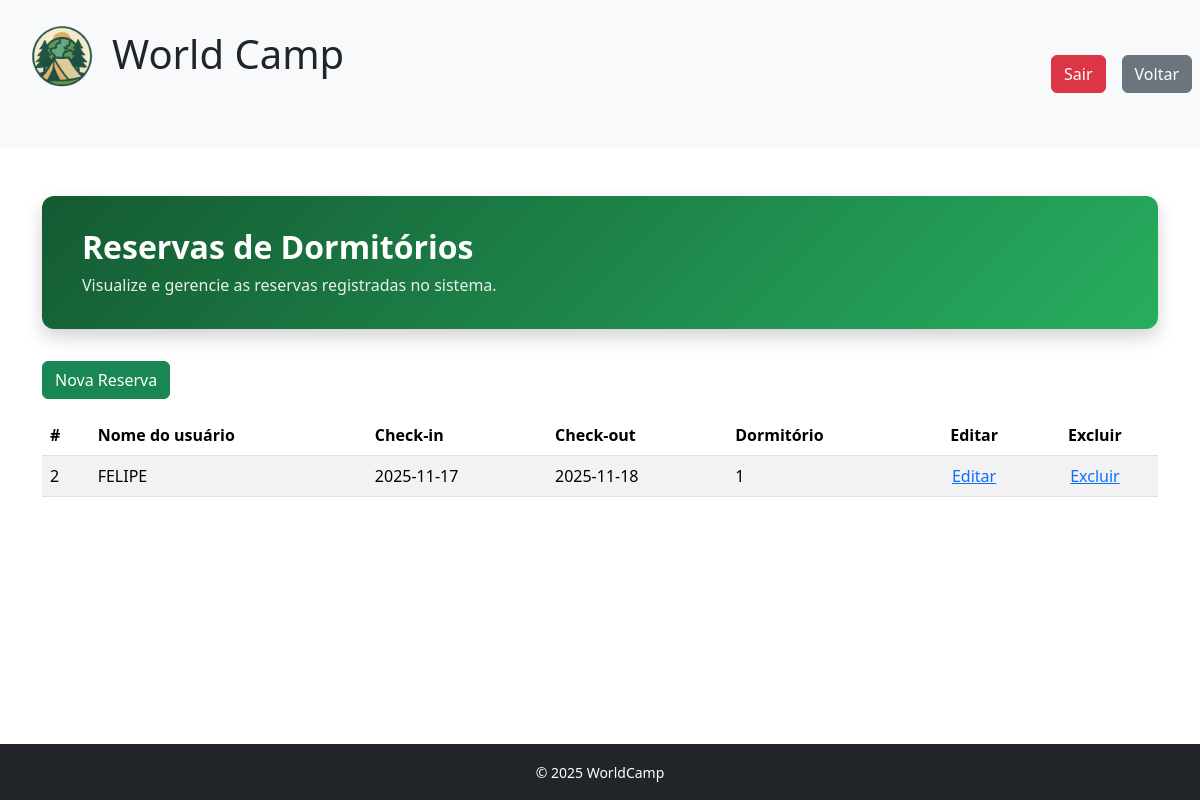
The page /telas/reservas/ReservasList.php (signed in) on the database as committed earlier.
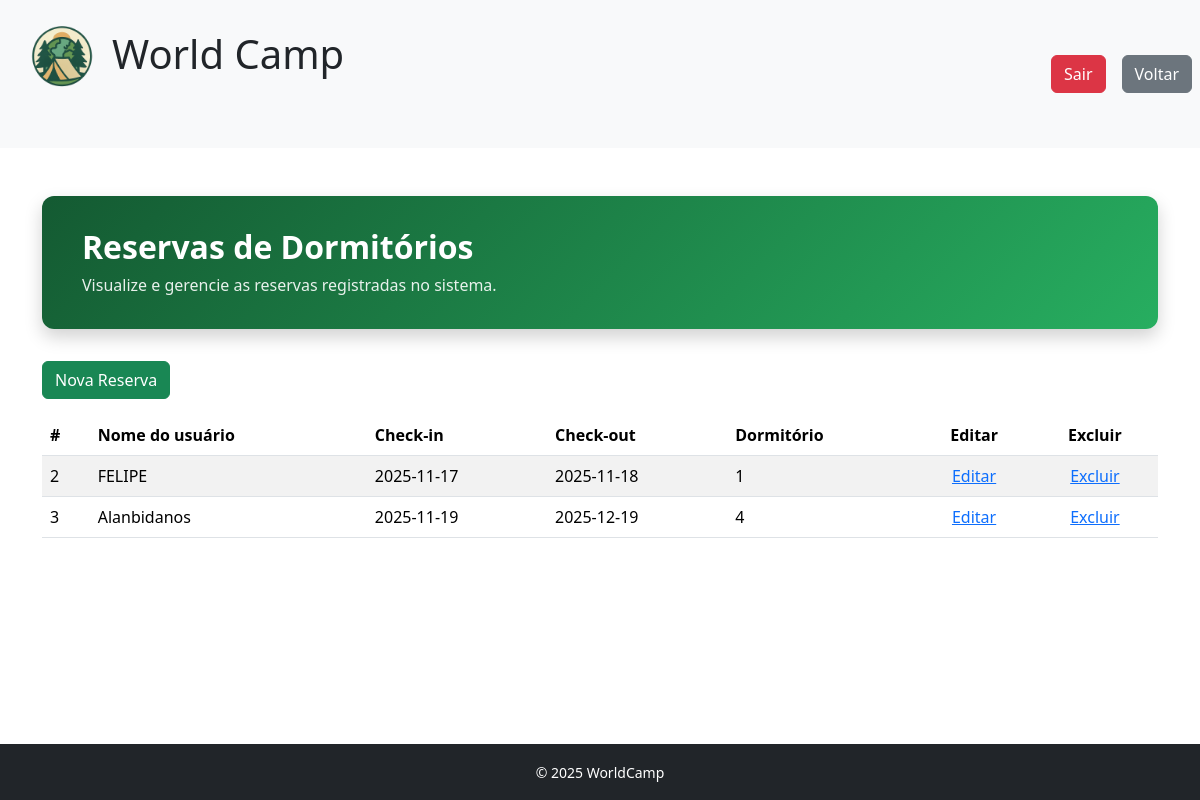
The same page on the database as committed later.
### tables this page shows
CREATE TABLE IF NOT EXISTS `agendardormitorio` (
  `Id` int NOT NULL AUTO_INCREMENT,
  `nome-usuario` varchar(50) NOT NULL DEFAULT '',
  `check-in` date NOT NULL,
  `check-out` date NOT NULL,
  `dormitorio` int NOT NULL,
  PRIMARY KEY (`Id`)
);

### database/db.class.php (called while the page is built, shortened)
<?php
class db
{
    private $host = "localhost";
    private $user = "root";
    private $password = "";
    private $port = "3306";
    private $dbname = "WorldCamp";
    function conn()
    {
        try {
            $conn = new PDO(
                "mysql:host=$this->host;dbname=$this->dbname;port=$this->port",
                $this->user,
                $this->password,
                [
                    PDO::ATTR_ERRMODE,
                    PDO::ERRMODE_EXCEPTION,
                    PDO::MYSQL_ATTR_INIT_COMMAND => " SET NAMES utf8"
                ]
            );
            return $conn;
        } catch (PDOException $e) {
            echo "Erro: " . $e->getMessage();
        }
    }
    public function allReserva()
    {
        $conn = $this->conn();
        $sql = "SELECT * FROM agendardormitorio";
        $st = $conn->prepare($sql);
        $st->execute();
        return $st->fetchAll(PDO::FETCH_CLASS);
    }
}
?>

### telas/reservas/ReservasList.php (the view, shortened to what this page needs)
<?php
include '../../header.php';
include '../../database/db.class.php';
$db = new db('agendardormitorio');
$db->checkLogin();
$dados = $db->allReserva();
?>
<div class="container my-4">
    <div class="hero-reservas-list">
        <h2>Reservas de Dormitórios</h2>
        <p>Visualize e gerencie as reservas registradas no sistema.</p>
    </div>
    <div class="mb-3">
        <a href="./ReservasForm.php" class="btn btn-success">Nova Reserva</a>
    </div>
    <div class="table-responsive">
        <table class="table table-striped table-hover table-reservas align-middle">
            <thead>
                <tr>
                    <th>#</th>
                    <th>Nome do usuário</th>
                    <th>Check-in</th>
                    <th>Check-out</th>
                    <th>Dormitório</th>
                    <th class="text-center">Editar</th>
                    <th class="text-center">Excluir</th>
                </tr>
            </thead>
            <tbody>
                <?php if (!empty($dados)) : ?>
                    <?php foreach ($dados as $item) : ?>
                        <tr>
                            <td><?= $item->Id ?></td>
                            <td><?= $item->{'nome-usuario'} ?></td>
                            <td><?= $item->{'check-in'} ?></td>
                            <td><?= $item->{'check-out'} ?></td>
                            <td><?= $item->dormitorio ?></td>
                            <td class="text-center">
                                <a href="./ReservasForm.php?Id=<?= $item->Id ?>">Editar</a>
                            </td>
                            <td class="text-center">
                                <a href="./ReservasList.php?Id=<?= $item->Id ?>"
                                   onclick="return confirm('Deseja Excluir?')">
                                    Excluir
                                </a>
                            </td>
                        </tr>
                    <?php endforeach; ?>
                <?php endif; ?>
            </tbody>
        </table>
    </div>
</div>
<?php
include '../../footer.php';
?>

### header.php (shortened to what this page needs)
<!doctype html>
<html lang="en">
<head>
    <link href="https://cdn.jsdelivr.net/npm/bootstrap@5.3.8/dist/css/bootstrap.min.css" rel="stylesheet">
</head>
<body>
<?php
$hiddenPage = ['login.php', 'criarConta.php', 'index.php'];
$currentPage = basename($_SERVER['PHP_SELF']);
$showMenu = !in_array($currentPage, $hiddenPage);
if ($showMenu) {
        $page = basename($_SERVER['PHP_SELF']); if ($page === 'dashboard.php') {
            include_once '../menu.php';
            ?>
      <?php } else  {
        include_once '../../menu.php'; ?>
      <?php }
      }?>
    <div class="container mt-4">
        <div class="row">

### menu.php (shortened to what this page needs)
<nav class="navbar navbar-expand-lg bg-body-tertiary ">
  <div class="container-fluid">
      <?php  $page = basename($_SERVER['PHP_SELF']); if ($page === 'dashboard.php') { ?>
        <div class="text-center">
          <div class="logo h1"><img src="../imagens/logoWorldCamp.png" width="75" height="75" alt="Logo">World Camp</div>
        </div>
      <?php } else  { ?>
        <div class="text-center mb-4">
          <div class="logo h1"><img src="../../imagens/logoWorldCamp.png" width="100" height="100" alt="Logo">World Camp</div>
        </div>
      <?php } ?>
  </div>
  <?php $page = basename($_SERVER['PHP_SELF']); if ($page === 'dashboard.php') { ?>
    <div class="col text-end">
      <a href="../usuario/login.php" class="btn btn-danger m-2" <?php session_abort() ?>>Sair</a>
    </div>
  <?php } else  { ?>
    <div class="col text-end">
      <a href="../../usuario/login.php" class="btn btn-danger m-2" <?php session_abort() ?>>Sair</a>
    </div>
  <?php } ?>
    <div class="col text-end">
      <button type="button" class="btn btn-secondary m-2" onclick="history.back();">Voltar</button>
    </div>
</nav>

### footer.php (shortened to what this page needs)
    <footer class="bg-dark text-white text-center py-3 fixed-bottom">
            <small>&copy; 2025 WorldCamp</small>
    </footer>
 </div>
    </div>
  </body>
</html>

### telas/reservas/ReservasList.php (style rules this page uses)
.hero-reservas-list { background: linear-gradient(135deg, #145a32, #27ae60); color: #fff; padding: 2rem 2.5rem; border-radius: 12px; margin-bottom: 2rem; box-shadow: 0 8px 18px rgba(0,0,0,0.18); }
.hero-reservas-list h2 { margin: 0; font-weight: 700; }
.hero-reservas-list p { margin: 0.4rem 0 0; opacity: 0.9; }
.table-reservas thead { background-color: #f8faf9; }

Rows that differ between the two databases and show on the page:
added agendardormitorio: Id "3", item "Alanbidanos", item "2025-11-19", item "2025-12-19", dormitorio "4"
